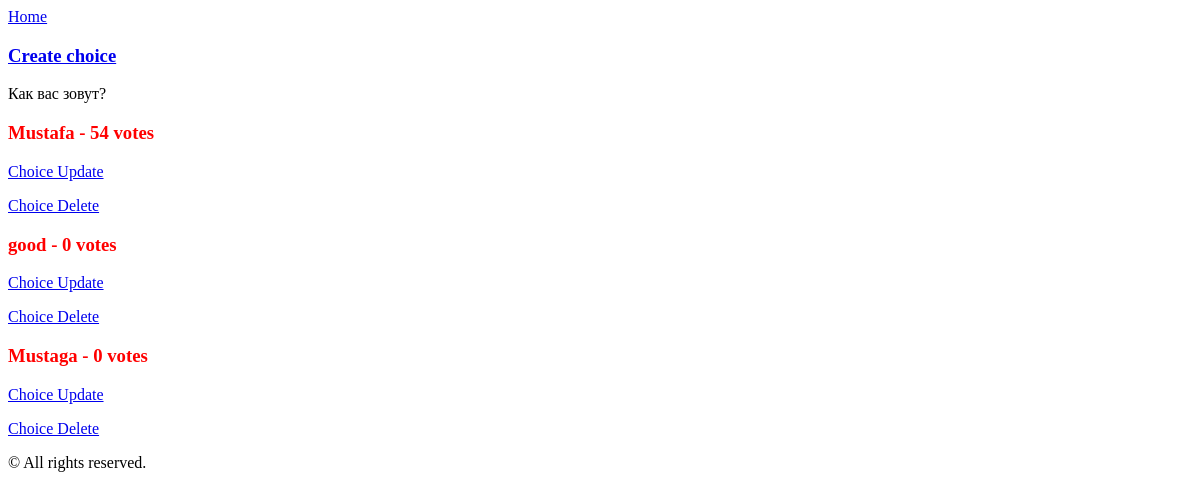
Page /polls/2/ on the earlier database version.
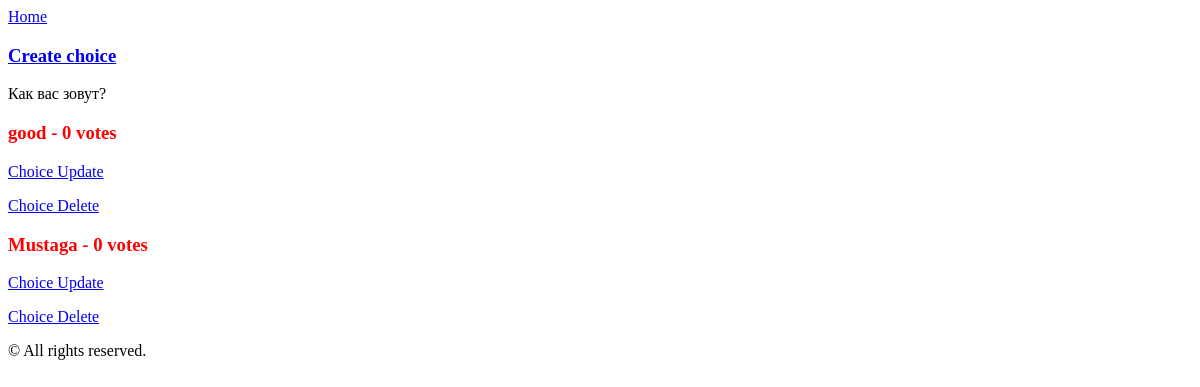
Same page on the later database version.
### polls/models.py (models this page shows)
class Choice(models.Model):
    question_text = models.ForeignKey(Question, on_delete=models.CASCADE)
    text_choice = models.CharField(max_length=200)
    votes = models.IntegerField(default=0)
    notes = GenericRelation('Note')
    def __str__(self) -> str:
        return f"{self.text_choice} - {self.votes} votes"

### polls/views.py (the view)
# urls.py: path('<int:question_id>/', views.QuesDetailView.as_view(), name='detail'),
class QuesDetailView(DetailView):
    model = Question
    pk_url_kwarg = 'question_id'
    template_name = 'polls/ques/question_detail.html'
    def get_context_data(self, **kwargs):
        context = super().get_context_data(**kwargs)
        ques = self.kwargs
        context['ch'] = Choice.objects.filter(question_text_id = ques['question_id'])
        return context

### templates/polls/ques/question_detail.html (shortened to what this page needs)
{% extends "polls/parent.html" %}
{% block content %}
    <a href="{%url 'polls:index'%}">Home</a>
    <div class="">
        <h3><a href="{%url 'polls:choice-create'%}">Create choice</a></h3>
        {{object.question_text}}
        {%if ch%}
            {%for c in ch%}
                <h3>{{c}}</h3>
                <p><a href="{%url 'polls:choice-update' c.id%}">Choice Update</a><p>
                <p><a href="{%url 'polls:choice-delete' c.id%}">Choice Delete</a></p>
            {%endfor%}
        {%else%}
                <h4 style="color: red;">There are no answers here yet</h4>
        {%endif%}
    </div>
{% endblock %}

Differences in the rows shown:
removed Choice: text_choice+votes "Mustafa - 54 votes"
